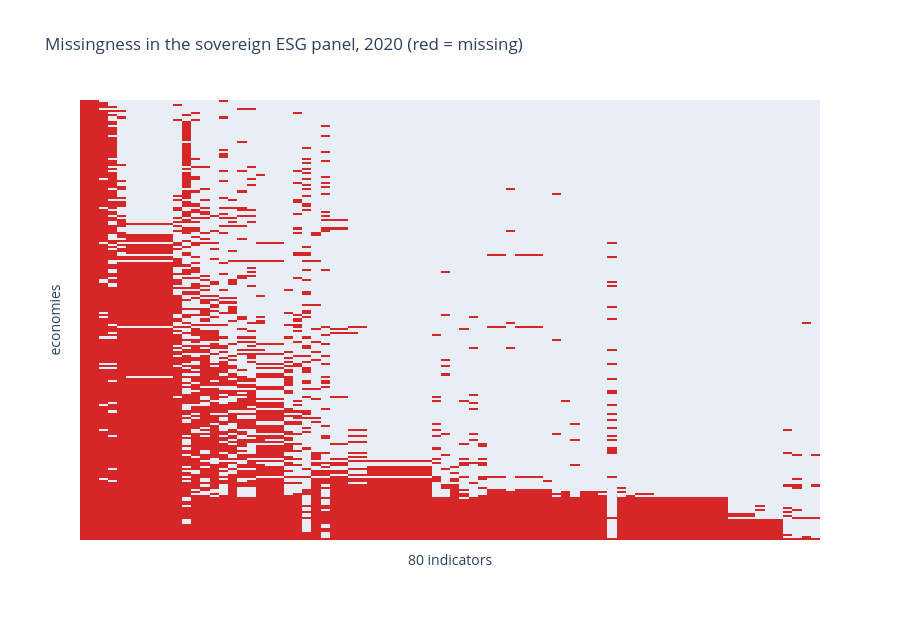

Notebook source saved alongside this figure:
### Markdown cell above
---
## 1. Look at it first

Before choosing any method, plot the gaps.

### Code cell
latest = panel[panel["year"] == 2020].set_index("iso3")
M = latest[IND].notna().astype(int)

# Order both axes by coverage so the structure is visible
M = M.loc[M.mean(axis=1).sort_values().index,
          M.mean(axis=0).sort_values().index]

fig = go.Figure(go.Heatmap(
    z=M.to_numpy(), x=list(M.columns), y=list(M.index),
    colorscale=[[0, "#d62728"], [1, "#e8eef6"]], showscale=False,
    hovertemplate="%{y} | %{x}<extra></extra>"))
fig.update_layout(
    title="Missingness in the sovereign ESG panel, 2020 (red = missing)",
    height=620, xaxis=dict(showticklabels=False, title="80 indicators"),
    yaxis=dict(showticklabels=False, title="economies"))
fig.show()

print(f"2020 fill rate: {latest[IND].notna().mean().mean():.1%}")

### Figure 1 — Plotly figure (JSON) as saved in the notebook; plotly's stock layout.template omitted (floating-point values rounded to 4 significant figures; data arrays with more than 128 entries replaced by an {"elided": "..."} marker saying what was removed)
{"data": [{"colorscale": [[0, "#d62728"], [1, "#e8eef6"]], "hovertemplate": "%{y} | %{x}<extra></extra>", "showscale": false, "type": "heatmap", "x": ["EN.MAM.THRD.NO", "SL.TLF.0714.ZS", "SP.UWT.TFRT", "SE.ADT.LITR.ZS", "SI.POV.NAHC", "SI.POV.DDAY", "SI.POV.GINI", "SI.DST.FRST.20", "SI.POV.UMIC", "SI.SPR.PGAP", "GB.XPD.RSDV.GD.ZS", "AG.LND.PFLS.HA", "EN.H2O.BDYS.ZS", "SE.ENR.PRSC.FM.ZS", "IP.PAT.RESD", "SE.PRM.CMPT.ZS", "SH.MED.BEDS.ZS", "SH.H2O.SMDW.ZS", "SH.STA.SMSS.ZS", "EG.IMP.CONS.ZS", "EG.USE.COMM.FO.ZS", "EG.USE.PCAP.KG.OE", "SE.PRM.ENRR", "SE.XPD.TOTL.GB.ZS", "EN.CLC.CSTP.ZS", "SN.ITK.DEFC.ZS", "EN.CLC.HEAT.XD", "NY.ADJ.DRES.GN.ZS", "NY.ADJ.DFOR.GN.ZS", "ER.H2O.FWTL.ZS", "ER.H2O.FWST.ZS", "SL.TLF.ACTI.ZS", "SL.EMP.WORK.FE.ZS", "SL.EMP.WORK.ZS", "SL.TLF.CACT.FM.ZS", "SL.UEM.NEET.FE.ME.ZS", "SL.UEM.NEET.ME.ZS", "SL.UEM.TOTL.ZS", "IT.NET.USER.ZS", "EN.GHG.CO2.LU.MT.CE.AR5", "SH.DTH.COMM.ZS", "SD.ESR.PERF.XQ", "EG.ELC.ACCS.RU.ZS", "NV.AGR.TOTL.ZS", "EN.GHG.N2O.MT.CE.AR5", "EN.GHG.CO2.MT.CE.AR5", "EG.ELC.RNEW.ZS", "EN.GHG.ALL.MT.CE.AR5", "EN.GHG.ALL.PC.CE.AR5", "EN.GHG.CH4.MT.CE.AR5", "AG.PRD.FOOD.XD", "EG.CFT.ACCS.ZS", "EG.EGY.PRIM.PP.KD", "SG.GEN.PARL.ZS", "SH.STA.OWAD.ZS", "EG.ELC.COAL.ZS", "EG.FEC.RNEW.ZS", "EN.CLC.HDDY.XD", "ER.PTD.TOTL.ZS", "AG.LND.AGRI.ZS", "SH.DYN.MORT", "EN.ATM.PM25.MC.M3", "EN.POP.DNST", "IP.JRN.ARTC.SC", "SM.POP.NETM", "SP.DYN.LE00.IN", "AG.LND.FRST.ZS", "EG.ELC.ACCS.ZS", "SP.DYN.TFRT.IN", "SP.POP.65UP.TO.ZS", "GOV_WGI_CC.EST", "GOV_WGI_GE.EST", "GOV_WGI_RQ.EST", "GOV_WGI_VA.EST", "GOV_WGI_RL.EST", "GOV_WGI_PV.EST", "AG.LND.FRLS.HA", "EN.CLC.SPEI.XD", "EN.CLC.CDDY.XD", "EN.LND.LTMP.DC"], "y": {"elided": "214 str values"}, "z": {"elided": "214x80 int values"}}], "layout": {"height": 620, "title": {"text": "Missingness in the sovereign ESG panel, 2020 (red = missing)"}, "xaxis": {"showticklabels": false, "title": {"text": "80 indicators"}}, "yaxis": {"showticklabels": false, "title": {"text": "economies"}}}}
